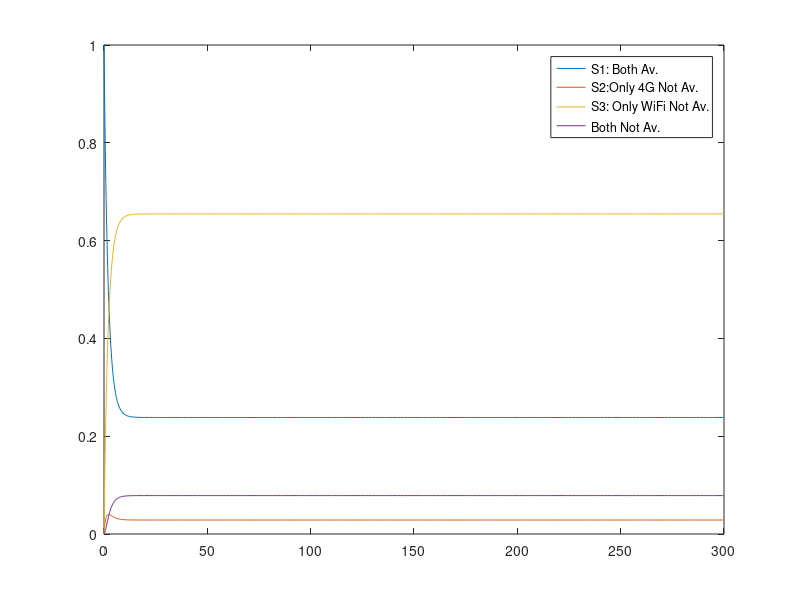

Here is the MATLAB script that generated this plot:
clear all
close all
clc

Tmax= 300;

%NOTE
% i'm assuming that the reset is independent in the 2 type of connection 
% and in the simulation can occur just one event at time (no double reset\restore) 

%% Computing the Q matrix according to the schema
%S1 = connection both available
%S2 = only 4G connection not available
%S3 = only WIFI connection not available
%S4 = connection both Not available

q12 = 1/20 + 1/100; %Possibility to stop 4G due to interrupt of reset, with exponential property i sum the lambda
q13 = 1/3 +1/100; %Possibility to stop WIFI due to interrupt of reset, with exponential property i sum the lambda
q14 = 0;

q21 = 1/2; %Possibility to restore 4G
q24 = 1/3 + 1/100; %Possitibility to stop WIFI during 4G interruption
q23 = 0; 

q31 = 1/8; %Possitility to restore WIFI
q34 = 1/20 + 1/100; %Possitibility to stop 4G during WIFI interruption
q32 = 0; 


q42 = 1/8; %Possibility to restore WIFI
q43 = 1/2; %Possibility to restore 4G
q41 = 0;

    %Fill the matrix summing the row changing sign to the remaining element
q11 = -q12 -q13;
q22 = -q21 -q24;
q33 = -q31 -q34;
q44 = -q42 -q43;


Q= [
    q11,q12,q13,q14;
    q21,q22,q23,q24;
    q31,q32,q33,q34;
    q41,q42,q43,q44;
    ];

fprintf(1,"Matrix Check: %g\n",sum(sum(Q)));
%% Solve the System
%the system starts in a state where both channels are available:
p0 = [1,0,0,0];

[t, Sol]=ode45(@(t,x) Q'*x, [0 Tmax], p0');

plot(t, Sol, "-");
legend("S1: Both Av.","S2:Only 4G Not Av.","S3: Only WiFi Not Av.","Both Not Av.")